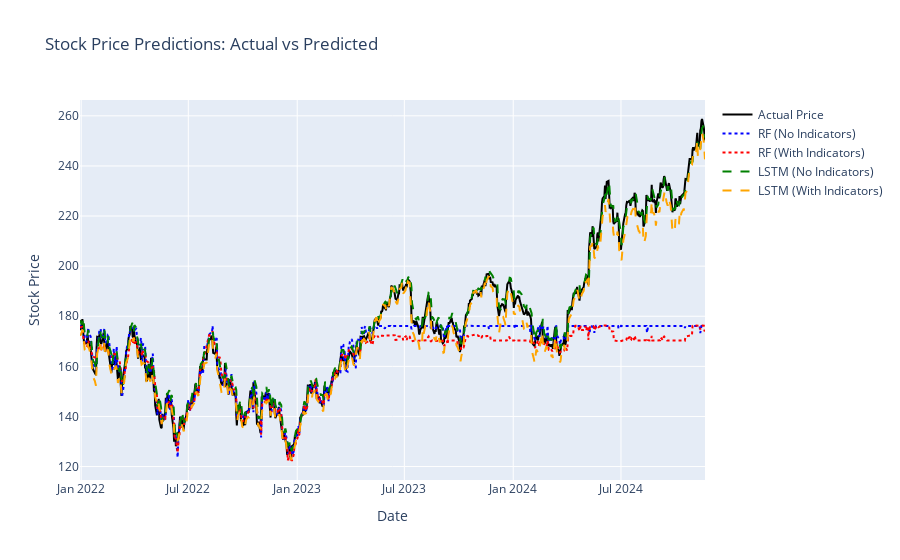

Notebook cell for this chart:
### Code cell
import plotly.graph_objects as go

fig = go.Figure()

# Add Actual Prices
fig.add_trace(go.Scatter(x=test_dates, y=actual_prices, mode='lines', name='Actual Price', line=dict(color='black')))

# Add Predictions
fig.add_trace(go.Scatter(x=test_dates, y=rf_no_ind_df["Predicted"], mode='lines', name='RF (No Indicators)', line=dict(dash='dot', color='blue')))
fig.add_trace(go.Scatter(x=test_dates, y=rf_with_ind_df["Predicted"], mode='lines', name='RF (With Indicators)', line=dict(dash='dot', color='red')))
fig.add_trace(go.Scatter(x=lstm_no_ind_df["Date"], y=lstm_no_ind_df["Predicted"], mode='lines', name='LSTM (No Indicators)', line=dict(dash='dash', color='green')))
fig.add_trace(go.Scatter(x=lstm_with_ind_df["Date"], y=lstm_with_ind_df["Predicted"], mode='lines', name='LSTM (With Indicators)', line=dict(dash='dash', color='orange')))

# Customize Layout
fig.update_layout(title="Stock Price Predictions: Actual vs Predicted",
                  xaxis_title="Date",
                  yaxis_title="Stock Price")

fig.show()

### Figure 1 — Plotly figure (JSON) as saved in the notebook; plotly's stock layout.template omitted (floating-point values rounded to 4 significant figures; data arrays with more than 128 entries replaced by an {"elided": "..."} marker saying what was removed)
{"data": [{"line": {"color": "black"}, "mode": "lines", "name": "Actual Price", "type": "scatter", "x": {"elided": "755 str values"}, "y": {"elided": "755 float values"}}, {"line": {"color": "blue", "dash": "dot"}, "mode": "lines", "name": "RF (No Indicators)", "type": "scatter", "x": {"elided": "755 str values"}, "y": {"elided": "755 float values"}}, {"line": {"color": "red", "dash": "dot"}, "mode": "lines", "name": "RF (With Indicators)", "type": "scatter", "x": {"elided": "755 str values"}, "y": {"elided": "755 float values"}}, {"line": {"color": "green", "dash": "dash"}, "mode": "lines", "name": "LSTM (No Indicators)", "type": "scatter", "x": {"elided": "755 str values"}, "y": {"elided": "755 float values"}}, {"line": {"color": "orange", "dash": "dash"}, "mode": "lines", "name": "LSTM (With Indicators)", "type": "scatter", "x": {"elided": "755 str values"}, "y": {"elided": "755 float values"}}], "layout": {"title": {"text": "Stock Price Predictions: Actual vs Predicted"}, "xaxis": {"title": {"text": "Date"}}, "yaxis": {"title": {"text": "Stock Price"}}}}
